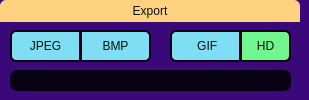
         <widget class="QWidget" name="widgetExport" native="true">
          <property name="minimumSize">
           <size>
            <width>0</width>
            <height>100</height>
           </size>
          </property>
          <property name="styleSheet">
           <string notr="true">QWidget {
background-color: rgb(58, 8, 120);
border-radius: 10px;
}

QProgressBar {
color: rgb(128, 222, 244);
border-radius: 7px;
border-style: solid;
border-width: 2px;
border-color: rgb(8, 1, 18);
background-color: rgb(8, 1, 18);
text-align: center;
}

QProgressBar::chunk:horizontal {
background-color: rgb(255, 210, 128);
border-radius: 6px;
}

QToolButton {
border-radius: 6px;
border-style: solid;
border-width: 2px;
border-color: rgb(8, 1, 18);
}

QMainWindow {
background-color: rgb(21, 22, 30);
}

QLabel {
background: none;
color: rgb(255, 210, 128);
/*font: 14pt &quot;Anta&quot;;*/
}

QPushButton {
/*font: 14pt &quot;Anta&quot;;*/
color: rgb(6, 17, 19);
border-radius: 6px;
border-style: solid;
border-width: 2px;
border-color: rgb(8, 1, 18);
background-color: rgb(128, 222, 244);
}

QPushButton:hover {
background-color: rgb(208, 243, 251);
}

QPushButton:pressed {
background-color: rgb(34, 62, 98);
}

QComboBox {
border: 1px solid;
/*font: 13pt &quot;Anta&quot;;*/
border-radius: 6px;
/* padding: 0 5px; */
color: rgb(11, 1, 24);
background-color: rgb(255, 210, 128);
border-color: rgb(8, 1, 18);
selection-background-color: rgb(255, 249, 229);
selection-color: black;
}

QComboBox::drop-down:button {
color: rgb(255, 210, 128);
border-top-right-radius: 4px;
border-bottom-right-radius: 4px;
border-style: solid;
border-width: 0px;
border-left-width: 1px;
border-color: rgb(8, 1, 18);
background-color: rgb(128, 222, 244);
padding: 0px;
width: 20px;
}

QComboBox::down-arrow {
image: url(:/icons/keyboard_arrow_down_black.svg);
}

QComboBox::drop-down:hover {
background-color: rgb(208, 243, 251);
}

QComboBox::drop-down:pressed {
background-color: rgb(34, 62, 98);
}

QComboBox QAbstractItemView {
color: rgb(255, 210, 128);
border: 0px solid;
border-radius: 4px;
border-color: rgba(130, 127, 255, 133);
background-color: rgb(2, 1, 18);
}

QComboBox:item {
color: rgb(255, 210, 128);
}

QComboBox:item:selected {
background-color: rgb(12, 117, 141);
color: rgb(255, 210, 128);
}

QLineEdit {
border: 2px solid;
/*font: 13pt &quot;Anta&quot;;*/
border-radius: 6px;
/* padding: 0 8px; */
selection-background-color: rgb(255, 249, 229);
selection-color: black;
color: rgb(11, 1, 24);
background-color: rgb(255, 210, 128);
border-color: rgb(8, 1, 18);
}

QDoubleSpinBox {
border: 1px solid;
/*font: 13pt &quot;Anta&quot;;*/
/* padding: 0 5px; */
border-radius: 6px;
selection-background-color: rgb(255, 249, 229);
selection-color: black;
color: rgb(11, 1, 24);
background-color: rgb(255, 210, 128);
border-color: rgb(8, 1, 18);
}

QDoubleSpinBox::up-button {
subcontrol-origin: border;
subcontrol-position: top right; 
border-top-right-radius: 3px;
border-style: solid;
border-width: 1px;
border-color: rgb(8, 1, 18);
background-color: rgb(128, 222, 244);
image: url(:/icons/add_black.svg);
padding: 0px;
margin: 0px;
width: 16px;
height: 13px;
 }


QDoubleSpinBox::down-button {
subcontrol-origin: border;
subcontrol-position: bottom right;
border-bottom-right-radius: 3px;
border-style: solid;
border-width: 1px;
border-color: rgb(8, 1, 18);
background-color: rgb(128, 222, 244);
image: url(:/icons/remove_black.svg);
padding: 0px;
margin: 0px;
width: 16px;
height: 13px;
 }

QDoubleSpinBox::down-button:hover {
background-color: rgb(208, 243, 251);
}

QDoubleSpinBox::down-button:pressed {
background-color: rgb(34, 62, 98);
}

QDoubleSpinBox::up-button:hover {
background-color: rgb(208, 243, 251);
}

QDoubleSpinBox::up-button:pressed {
background-color: rgb(34, 62, 98);
}

QRadioButton {
/*font: 13pt &quot;Anta&quot;;*/
color: rgb(255, 210, 128);
}

QRadioButton::indicator {
width: 10px;
height: 10px;
border-radius: 7px;
}

QRadioButton::indicator:checked {
background-color:  rgb(243, 89, 97);
border: 2px solid rgb(255, 210, 128);
}

QRadioButton::indicator:unchecked {
background-color: rgb(8, 1, 18);
border: 2px solid rgb(255, 210, 128);
}

QCheckBox {
/*font: 13pt &quot;Anta&quot;;*/
color: rgb(255, 210, 128);
spacing: 4px;
}

QCheckBox::QLabel {
}

QCheckBox::indicator {
width: 13px;
height: 13px;
border-radius: 3px;
}

QCheckBox::indicator:checked {
background-color: rgb(128, 222, 244);
border: 2px solid rgb(255, 210, 128);
image: url(:/icons/check_black.svg);
}

QCheckBox::indicator:unchecked {
background-color: rgb(8, 1, 18);
border: 2px solid rgb(255, 210, 128);
}

QSpinBox {
border: 1px solid;
/*font: 13pt &quot;Anta&quot;;*/
/* padding: 0 5px; */
border-radius: 6px;
selection-background-color: rgb(255, 249, 229);
selection-color: black;
color: rgb(11, 1, 24);
background-color: rgb(255, 210, 128);
border-color: rgb(74, 71, 158);
}

QSpinBox::up-button {
subcontrol-origin: border;
subcontrol-position: top right; 
border-top-right-radius: 3px;
border-style: solid;
border-width: 0px;
border-color: rgb(74, 71, 158);
background-color:  rgb(74, 71, 158);
image: url(:/icons/add_black.svg);
padding: 0px;
margin: 0px;
width: 16px;
height: 14px;
}

QSpinBox::down-button {
subcontrol-origin: border;
subcontrol-position: bottom right;
border-bottom-right-radius: 3px;
border-style: solid;
border-width: 0px;
border-color: rgb(74, 71, 158);
background-color:  rgb(74, 71, 158);
image: url(:/icons/remove_black.svg);
padding: 0px;
margin: 0px;
width: 16px;
height: 14px;
}

QSpinBox::down-button:hover {
background-color: rgb(169, 167, 215);
}

QSpinBox::down-button:pressed {
background-color: rgb(25, 24, 53);
}

QSpinBox::up-button:hover {
background-color: rgb(169, 167, 215);
}

QSpinBox::up-button:pressed {
background-color: rgb(25, 24, 53);
}
</string>
          </property>
          <widget class="QPushButton" name="pushButtonBmp">
           <property name="geometry">
            <rect>
             <x>80</x>
             <y>30</y>
             <width>71</width>
             <height>32</height>
            </rect>
           </property>
           <property name="styleSheet">
            <string notr="true">border-bottom-left-radius: 0px;
border-top-left-radius: 0px;</string>
           </property>
           <property name="text">
            <string>BMP</string>
           </property>
           <property name="icon">
            <iconset resource="../misc/resource.qrc">
             <normaloff>:/icons/image_black.svg</normaloff>:/icons/image_black.svg</iconset>
           </property>
           <property name="iconSize">
            <size>
             <width>20</width>
             <height>20</height>
            </size>
           </property>
          </widget>
          <widget class="QPushButton" name="pushButtonJpeg">
           <property name="geometry">
            <rect>
             <x>10</x>
             <y>30</y>
             <width>71</width>
             <height>32</height>
            </rect>
           </property>
           <property name="styleSheet">
            <string notr="true">border-bottom-right-radius: 0px;
border-top-right-radius: 0px;</string>
           </property>
           <property name="text">
            <string>JPEG</string>
           </property>
           <property name="icon">
            <iconset resource="../misc/resource.qrc">
             <normaloff>:/icons/image_black.svg</normaloff>:/icons/image_black.svg</iconset>
           </property>
           <property name="iconSize">
            <size>
             <width>20</width>
             <height>20</height>
            </size>
           </property>
          </widget>
          <widget class="QPushButton" name="pushButtonGif">
           <property name="geometry">
            <rect>
             <x>170</x>
             <y>30</y>
             <width>71</width>
             <height>32</height>
            </rect>
           </property>
           <property name="styleSheet">
            <string notr="true">border-bottom-right-radius: 0px;
border-top-right-radius: 0px;</string>
           </property>
           <property name="text">
            <string> GIF</string>
           </property>
           <property name="icon">
            <iconset resource="../misc/resource.qrc">
             <normaloff>:/icons/videocam_black.svg</normaloff>:/icons/videocam_black.svg</iconset>
           </property>
           <property name="iconSize">
            <size>
             <width>20</width>
             <height>20</height>
            </size>
           </property>
          </widget>
          <widget class="QProgressBar" name="progressBarGif">
           <property name="geometry">
            <rect>
             <x>10</x>
             <y>70</y>
             <width>281</width>
             <height>21</height>
            </rect>
           </property>
           <property name="sizePolicy">
            <sizepolicy hsizetype="Expanding" vsizetype="Maximum">
             <horstretch>0</horstretch>
             <verstretch>0</verstretch>
            </sizepolicy>
           </property>
           <property name="autoFillBackground">
            <bool>false</bool>
           </property>
           <property name="styleSheet">
            <string notr="true"/>
           </property>
           <property name="maximum">
            <number>5000</number>
           </property>
           <property name="value">
            <number>0</number>
           </property>
           <property name="alignment">
            <set>Qt::AlignCenter</set>
           </property>
           <property name="textVisible">
            <bool>false</bool>
           </property>
           <property name="orientation">
            <enum>Qt::Horizontal</enum>
           </property>
           <property name="invertedAppearance">
            <bool>false</bool>
           </property>
          </widget>
          <widget class="QPushButton" name="pushButtonExportHide">
           <property name="geometry">
            <rect>
             <x>0</x>
             <y>0</y>
             <width>300</width>
             <height>22</height>
            </rect>
           </property>
           <property name="styleSheet">
            <string notr="true">QPushButton {
border: none;
border-bottom-right-radius: 0px;
border-bottom-left-radius: 0px;
background-color: rgb(255, 210, 128);
}

QPushButton:hover {
background-color: rgb(255, 224, 179);
}

QPushButton:pressed {
background-color: rgb(255, 153, 0);
}</string>
           </property>
           <property name="text">
            <string>Export</string>
           </property>
           <property name="icon">
            <iconset resource="../misc/resource.qrc">
             <normaloff>:/icons/keyboard_double_arrow_up_black.svg</normaloff>:/icons/keyboard_double_arrow_up_black.svg</iconset>
           </property>
           <property name="iconSize">
            <size>
             <width>20</width>
             <height>20</height>
            </size>
           </property>
          </widget>
          <widget class="QPushButton" name="pushButtonGifHD">
           <property name="geometry">
            <rect>
             <x>240</x>
             <y>30</y>
             <width>51</width>
             <height>32</height>
            </rect>
           </property>
           <property name="styleSheet">
            <string notr="true">QPushButton {
border-bottom-left-radius: 0px;
border-top-left-radius: 0px;
background-color: rgb(246, 162, 163);
}

QPushButton:hover {
/*
background-color: rgb(207, 252, 218); */
}

QPushButton:pressed {
/*
background-color: rgb(111, 246, 143); */

}

QPushButton:checked {
background-color: rgb(111, 246, 143);
}


</string>
           </property>
           <property name="text">
            <string>HD</string>
           </property>
           <property name="checkable">
            <bool>true</bool>
           </property>
           <property name="checked">
            <bool>true</bool>
           </property>
          </widget>
         </widget>
